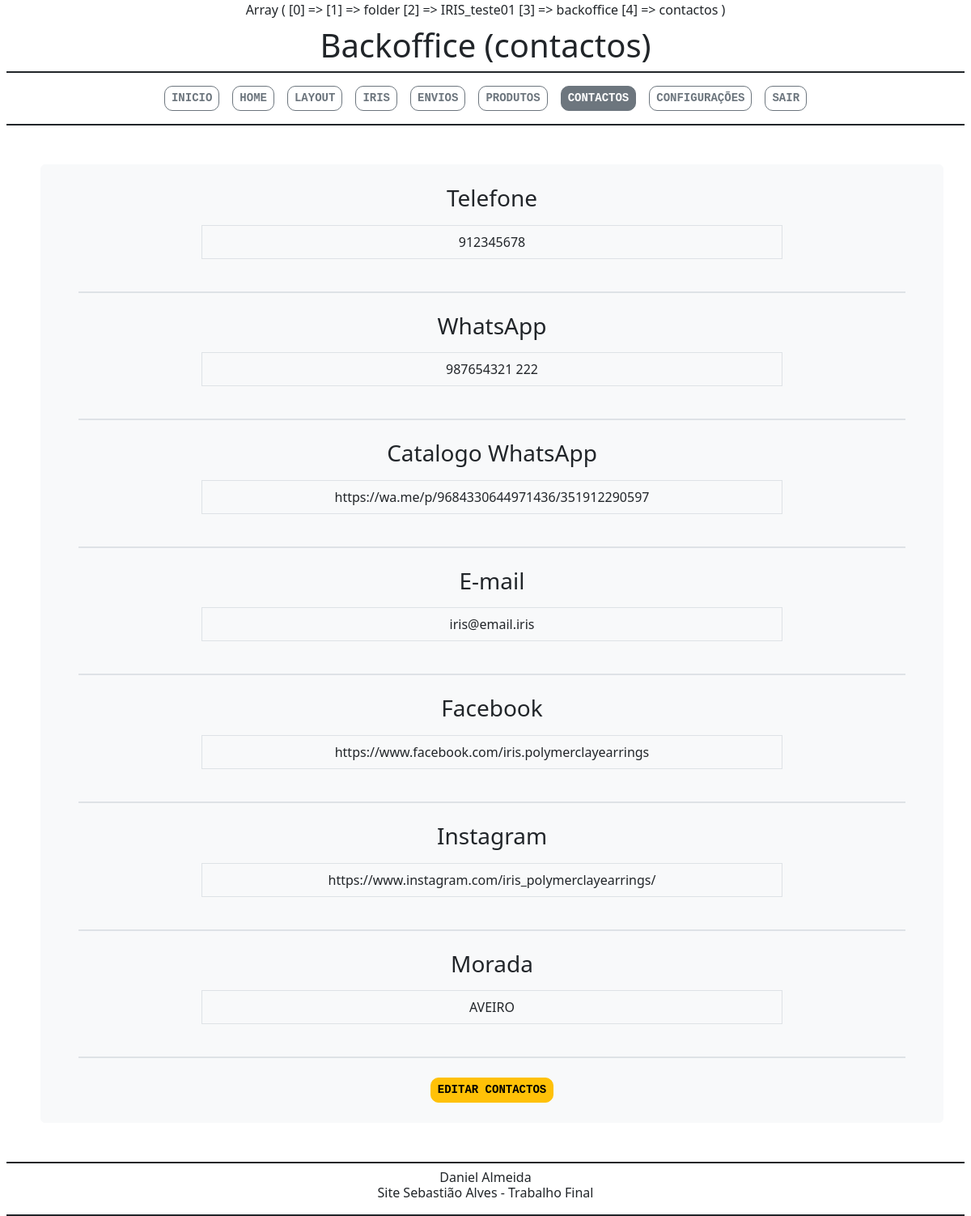
Page /IRIS_teste01/backoffice/contactos (signed in) on the committed database.
### tables this page shows
CREATE TABLE `contactosiris` (
  `id` int(11) NOT NULL,
  `morada` varchar(1000) NOT NULL,
  `telefone` varchar(1000) NOT NULL,
  `whatsapp` varchar(1000) NOT NULL,
  `whatsapp_link` varchar(1000) NOT NULL,
  `email` varchar(1000) NOT NULL,
  `facebook` varchar(1000) NOT NULL,
  `instagram` varchar(1000) NOT NULL
);

### IRIS_teste01/backoffice/contactos.php (called while the page is built, shortened)
<?php
$paginamain="contactos";
require("componentes/headerbackoffice.php");
require("mains/main$paginamain.php");
require("componentes/footerbackoffice.php");
?>

### IRIS_teste01/helpers/funcoes.php (called while the page is built, shortened)
<?php
require_once("base_dados.php");
function selectSQLUnico($sql){
    global $pdo;
    $consulta=$pdo->query($sql);
    $resultado=$consulta->fetch(PDO::FETCH_ASSOC);
    return $resultado;
}
?>

### IRIS_teste01/helpers/contactos_helper.php (called while the page is built)
<?php
function getContactos($push){
    $r= selectSQLUnico("SELECT $push FROM contactosiris WHERE id=1");
    return $r["$push"];
}
?>

### IRIS_teste01/backoffice/mains/maincontactos.php (the view)
<main class="container my-5">
    <div class="row w-100 mx-2 bg-body-tertiary border border-1 border-light rounded-2 d-flex justify-content-center">
        <div class="col-8 my-4 d-flex flex-column gap-2">
            <h3>Telefone</h3>
            <p class="p-2 border border-1"><?= getContactos("telefone"); ?></p>
        </div>
        <div class="col-11 border border-tertiary"></div>
        <div class="col-8 my-4 d-flex flex-column gap-2">
            <h3>WhatsApp</h3>
            <p class="p-2 border border-1"><?= getContactos("whatsapp"); ?></p>
        </div>
        <div class="col-11 border border-tertiary"></div>
        <div class="col-8 my-4 d-flex flex-column gap-2">
            <h3>Catalogo WhatsApp</h3>
            <p class="p-2 border border-1"><?= getContactos("whatsapp_link"); ?></p>
        </div>
        <div class="col-11 border border-tertiary"></div>
        <div class="col-8 my-4 d-flex flex-column gap-2">
            <h3>E-mail</h3>
            <p class="p-2 border border-1"><?= getContactos("email"); ?></p>
        </div>
        <div class="col-11 border border-tertiary"></div>
        <div class="col-8 my-4 d-flex flex-column gap-2">
            <h3>Facebook</h3>
            <p class="p-2 border border-1"><?= getContactos("facebook"); ?></p>
        </div>
        <div class="col-11 border border-tertiary"></div>
        <div class="col-8 my-4 d-flex flex-column gap-2">
            <h3>Instagram</h3>
            <p class="p-2 border border-1"><?= getContactos("instagram"); ?></p>
        </div>
        <div class="col-11 border border-tertiary"></div>
        <div class="col-8 my-4 d-flex flex-column gap-2">
            <h3>Morada</h3>
            <p class="p-2 border border-1"><?= getContactos("morada"); ?></p>
        </div>
        <div class="col-11 border border-tertiary"></div>
        <div class="col-8 my-4">
            <a class="nav-link" aria-current="page" href="contactos_edit">
                <button class="btn btn-warning btn-sm">EDITAR CONTACTOS</button>
            </a>
        </div>
    </div>
</main>

### IRIS_teste01/backoffice/estilos/estilobackoffice.css (style rules this page uses)
html { scroll-behavior: smooth; }
body { min-height: 100vh; min-width: 992px; }
.nav-link button { text-transform: uppercase; font-weight: bold; border-radius: 10px; font-family: monospace; }

### rows in the picture
contactosiris: telefone "912345678", whatsapp "987654321 222", whatsapp_link "https://wa.me/p/9684330644971436/351912290597", email "iris@email.iris", facebook "https://www.facebook.com/iris.polymerclayearrings", instagram "https://www.instagram.com/iris_polymerclayearrings/", morada "AVEIRO"

### other values in the picture
$paginamain "contactos"
